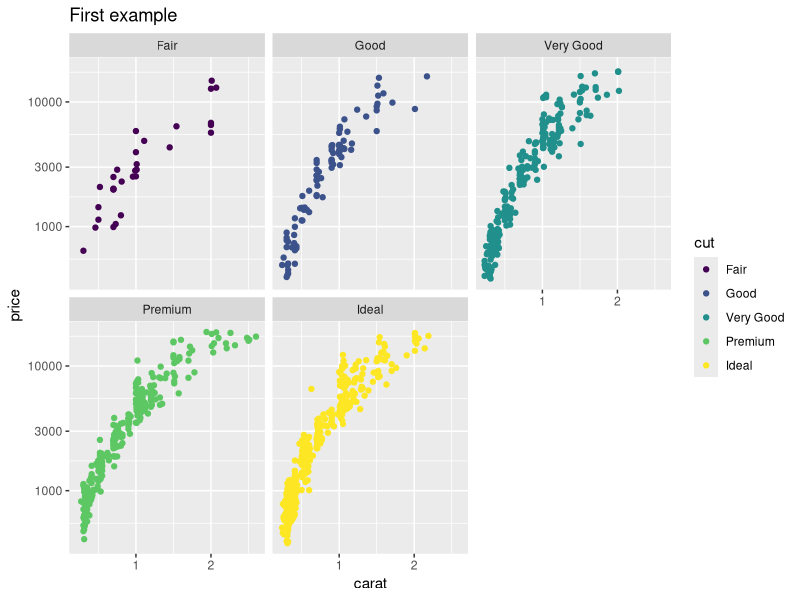

Generate this figure with R:
## ---- chunk 1
library(ggplot2)
library(dplyr)
## ---- chunk 2
diamonds <- tbl_df(diamonds)
diamonds
## ---- chunk 3
filter(diamonds, cut == "Ideal")
## ---- chunk 4
filter(diamonds, cut == "Ideal") %>% select(carat)
filter(diamonds, cut == "Ideal") %>% select(carat) %>% sum()
## ---- chunk 5
filter(diamonds, cut == "Ideal") %>% select(carat) %>% sum()
## ---- chunk 6
sum(select(filter(diamonds, cut == "Ideal"), carat))
## ---- chunk 7
summarize(diamonds, mean(price))
group_by(diamonds, cut) %>% summarize(mean(price))
## ---- chunk 8
library(ggplot2)
head(diamonds)
small <- diamonds[sample(nrow(diamonds), 1000), ]
## ---- chunk 9
ggplot(data=small, aes(x = carat, y = price, colour = cut)) + 
  geom_point() + 
  scale_y_log10() + 
  facet_wrap(~cut) + 
  ggtitle("First example")
